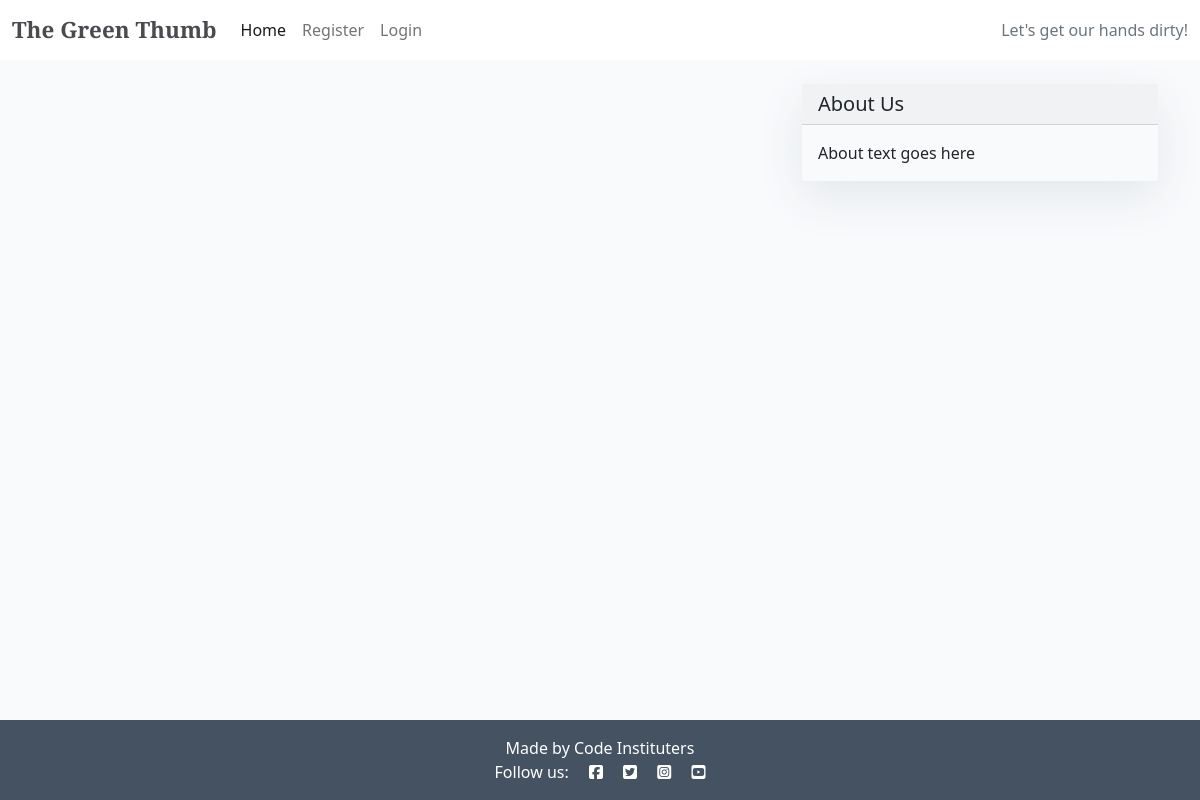
/, run on an earlier commit of the app's database.
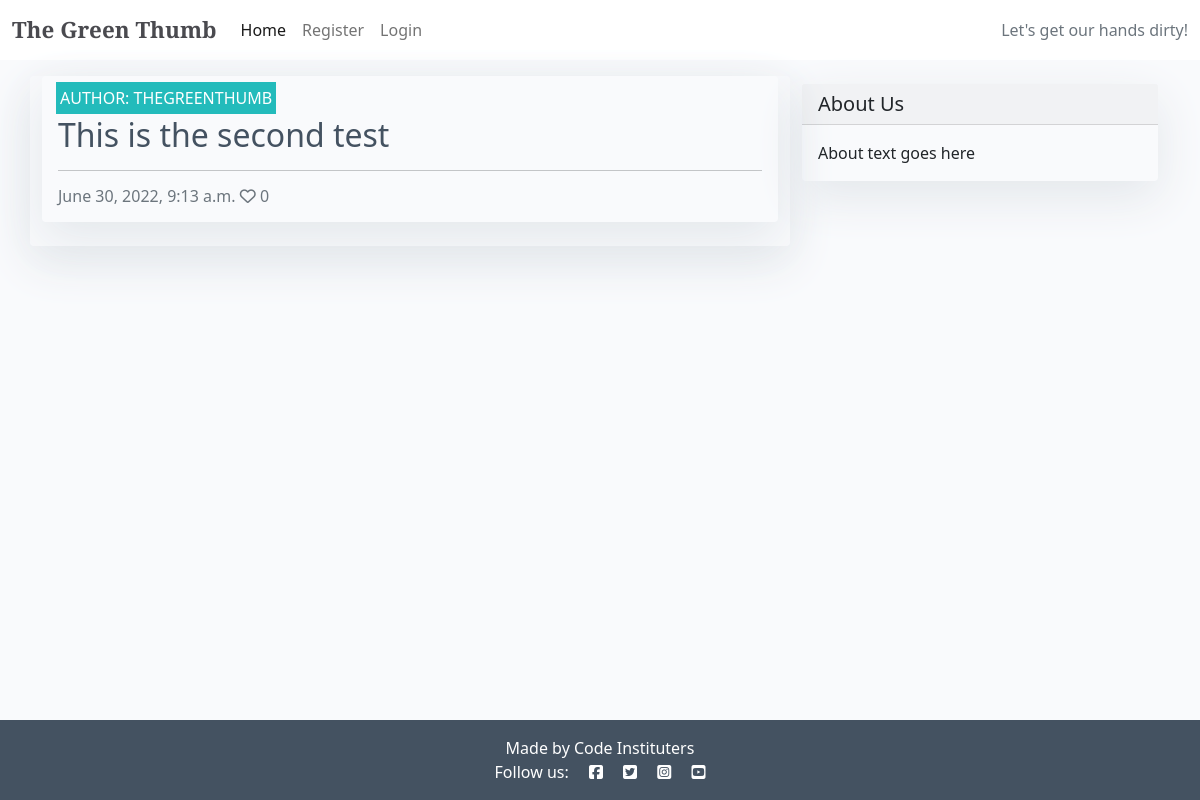
And on a later commit of the database.
### blog/models.py (models this page shows, shortened)
class BlogPost(models.Model):
    title = models.CharField(
        max_length=200, unique=True, null=False, blank=False)
    slug = models.SlugField(max_length=200, unique=True)
    author = models.ForeignKey(
        User, on_delete=models.CASCADE, related_name='blog_posts',
        default=id(0))
    created_on = models.DateTimeField(auto_now_add=True)
    updated_on = models.DateTimeField(auto_now=True)
    blog_content = models.TextField(default='Start your story here')
    status = models.IntegerField(choices=STATUS, default=0)
    featured_image = CloudinaryField('image', default='placeholder')
    excerpt = models.TextField(blank=True)
    likes = models.ManyToManyField(
        User, related_name='blogpost_like', blank=True)
    class Meta:
        ordering = ['-created_on']
    def number_of_likes(self):
        return self.likes.count()

### blog/views.py (the view)
# urls.py: path('', views.PostList.as_view(), name='home')
class PostList(generic.ListView):
    model = BlogPost
    queryset = BlogPost.objects.filter(status=1).order_by('-created_on')
    template_name = 'index.html'
    paginate_by = 6
    context_object_name = 'post_list'

### templates/index.html (shortened to what this page needs)
{% extends "base.html" %}
{% block content %}
<div class="container">
    <div class="row">
        <div class="col-md-8 mt-3 left">
            <div class="row">
                {% for post in post_list %}
                <div class="card mb-4">
                    <div class="card mb-4">
                        <div class="card-body">
                            <div class="image-container">
                                <div class="image-flash">
                                    <p class="author">Author: {{ post.author }}</p>
                                </div>
                            </div>
                            <a href="#" class="post-link">
                                <h2 class="card-title">{{ post.title }}</h2>
                            </a>
                            <hr />
                            <p class="card-text text-muted h6">{{ post.created_on}} <i class="far fa-heart"></i>
                                {{ post.number_of_likes }}</p>
                        </div>
                    </div>
                </div>
                {% endfor %}
            </div>
        </div>
        {% block sidebar %}
        {% include 'sidebar.html' %}
        {% endblock sidebar %}
    </div>
</div>
{%endblock%}

What changed in the data, as far as the page shows it:
added BlogPost: author "THEGREENTHUMB", title "This is the second test", created_on "June 30, 2022, 9:13 a.m.", number_of_likes "0"
